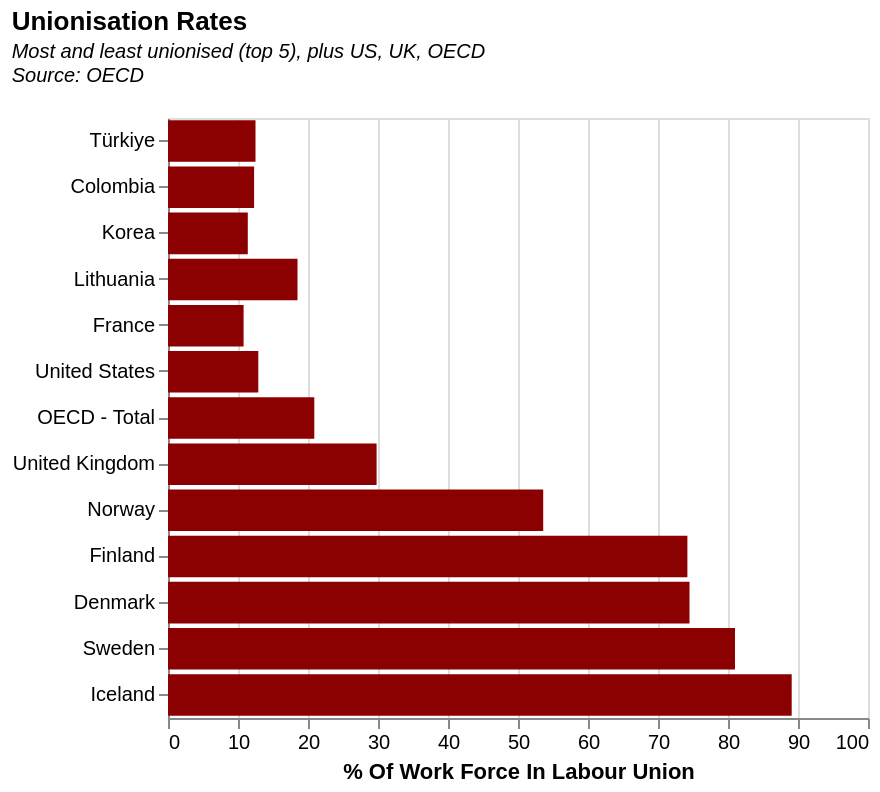

Express this chart as Vega-Lite.
### Vega-Lite specification from a JSON file in a GitHub repository (floating-point values rounded to 4 significant figures; data arrays with more than 128 entries replaced by an {"elided": "..."} marker saying what was removed)
{"$schema": "https://vega.github.io/schema/vega-lite/v5.json", "data": {"values": {"elided": "273 records"}}, "title": {"text": "Unionisation Rates", "subtitle": ["Most and least unionised (top 5), plus US, UK, OECD", "Source: OECD", ""], "subtitleFontStyle": "italic", "subtitleFontSize": 10, "anchor": "start"}, "height": 300, "width": 350, "transform": [{"filter": "datum.Time == yearSelector"}], "params": [{"name": "yearSelector", "value": 2000, "bind": {"input": "range", "min": 2000, "max": 2020, "step": 1, "name": "Year:"}}], "mark": {"type": "bar"}, "encoding": {"y": {"field": "Country", "sort": {"field": "rank", "order": "descending"}, "type": "ordinal", "title": null}, "x": {"field": "Value", "aggregate": "sum", "scale": {"domain": [0, 100]}, "title": "% Of Work Force In Labour Union"}, "color": {"field": "Country", "scale": {"domain": ["Colombia", "Denmark", "Iceland", "Korea", "OECD - Total", "Sweden", "Türkiye", "United Kingdom", "United States", "Finland", "Lithuania", "Norway", "France"], "range": ["darkred"]}, "legend": null}, "tooltip": [{"field": "Value", "title": "% of labour force unionised"}, {"field": "Time", "title": "Year"}, {"field": "Country"}]}}
